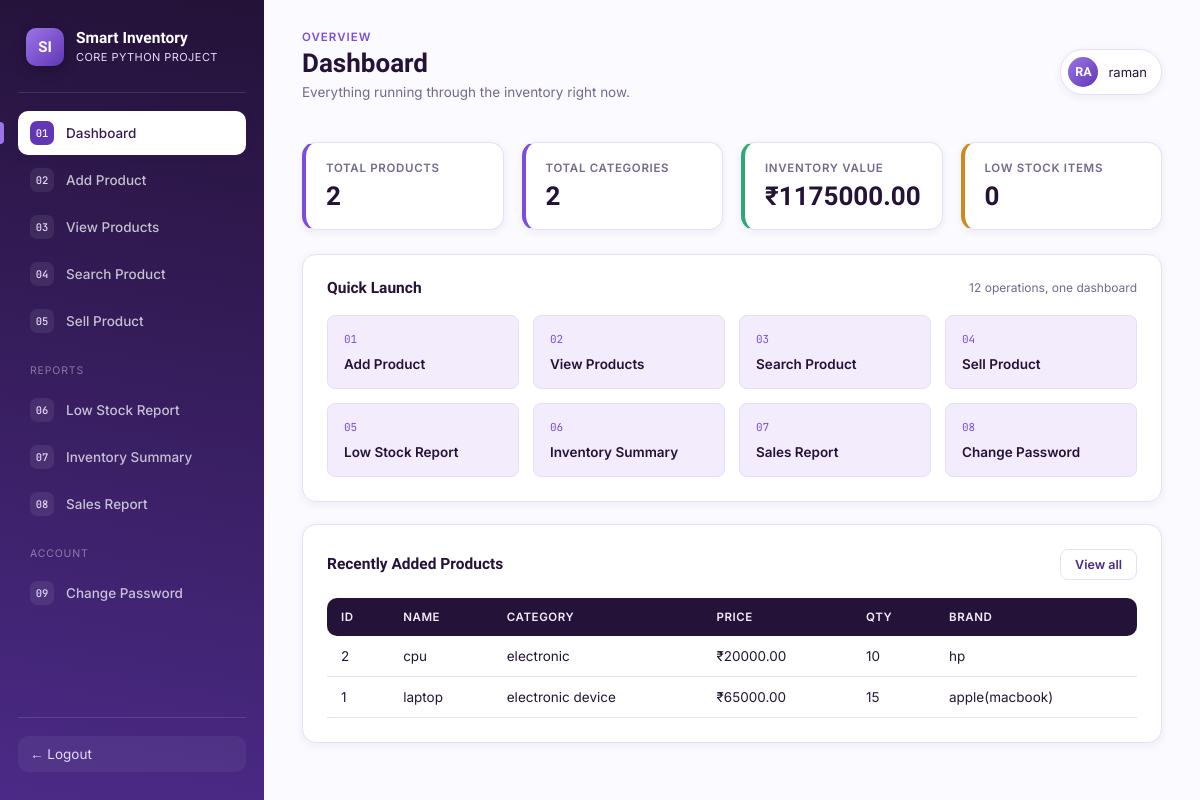
The app's page / (signed in), older data.
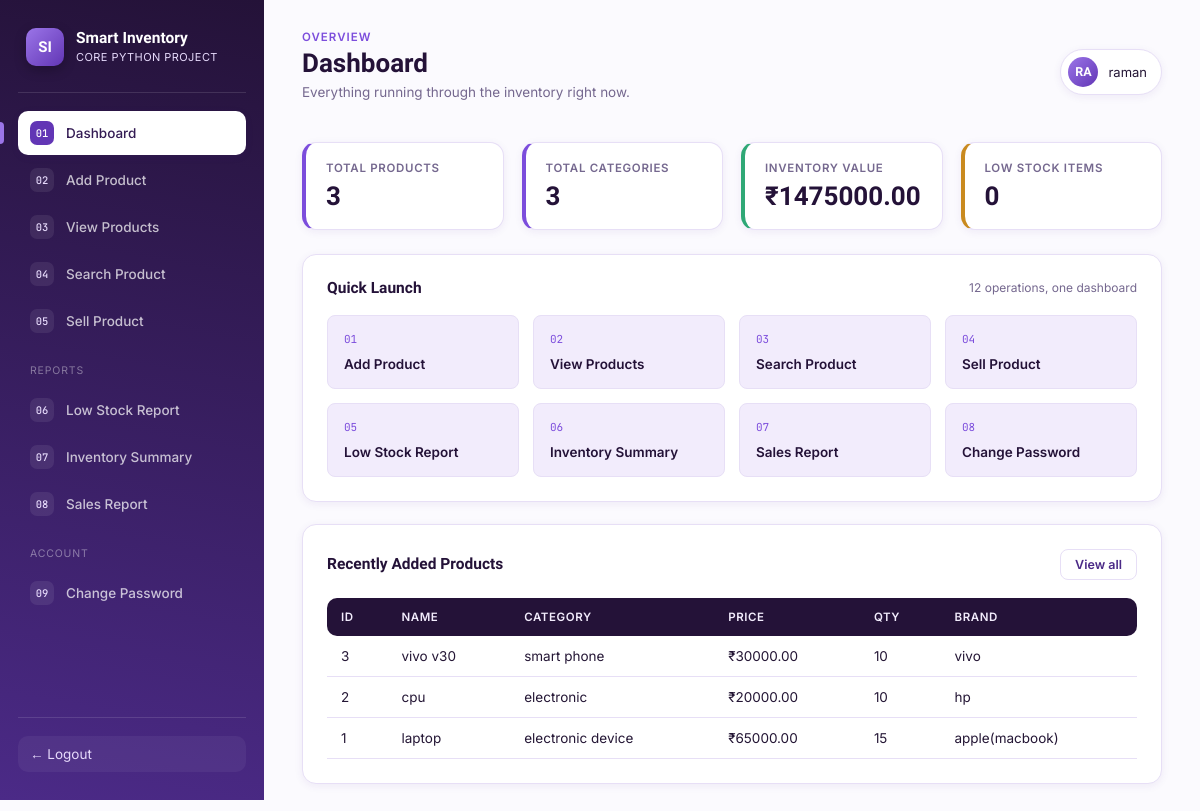
The same page, newer data.
### inventory/models.py (models this page shows, shortened)
class Product(models.Model):
    GST_CHOICES = [
        (0, "0%"),
        (5, "5%"),
        (12, "12%"),
        (18, "18%"),
        (28, "28%"),
    ]
    product_id = models.CharField(max_length=20, unique=True)
    name = models.CharField(max_length=120)
    category = models.CharField(max_length=80)
    brand = models.CharField(max_length=80, blank=True)
    purchase_price = models.DecimalField(max_digits=10, decimal_places=2)
    selling_price = models.DecimalField(max_digits=10, decimal_places=2)
    quantity = models.PositiveIntegerField(default=0)
    gst_slab = models.PositiveSmallIntegerField(choices=GST_CHOICES, default=18)
    low_stock_threshold = models.PositiveIntegerField(default=5)
    created_at = models.DateTimeField(auto_now_add=True)
    updated_at = models.DateTimeField(auto_now=True)
    class Meta:
        ordering = ["product_id"]
    @property
    def is_low_stock(self):
        return self.quantity < self.low_stock_threshold
    @property
    def stock_value(self):
        return self.selling_price * self.quantity

### inventory/views.py (the view)
# urls.py: path('', views.dashboard, name='dashboard'),
@login_required
def dashboard(request):
    products = Product.objects.all()
    context = {
        "total_products": products.count(),
        "total_categories": products.values("category").distinct().count(),
        "total_inventory_value": sum(p.stock_value for p in products),
        "low_stock_count": sum(1 for p in products if p.is_low_stock),
        "recent_products": products.order_by("-created_at")[:5],
    }
    return render(request, "dashboard.html", context)

### inventory/templates/dashboard.html (shortened to what this page needs)
{% extends "base.html" %}
{% block eyebrow %}<p class="page-eyebrow">Overview</p>{% endblock %}
{% block page_title %}Dashboard{% endblock %}
{% block page_subtitle %}<p class="page-subtitle">Everything running through the inventory right now.</p>{% endblock %}
{% block content %}
  <div class="stat-grid">
    <div class="stat-card">
      <div class="stat-label">Total Products</div>
      <div class="stat-number">{{ total_products|default:"0" }}</div>
    </div>
    <div class="stat-card">
      <div class="stat-label">Total Categories</div>
      <div class="stat-number">{{ total_categories|default:"0" }}</div>
    </div>
    <div class="stat-card good">
      <div class="stat-label">Inventory Value</div>
      <div class="stat-number">₹{{ total_inventory_value|default:"0" }}</div>
    </div>
    <div class="stat-card warn">
      <div class="stat-label">Low Stock Items</div>
      <div class="stat-number">{{ low_stock_count|default:"0" }}</div>
    </div>
  </div>
  <div class="card">
    <div class="card-header">
      <h3>Quick Launch</h3>
      <span class="text-muted" style="font-size:12px;">12 operations, one dashboard</span>
    </div>
    <div class="module-grid">
      <a href="{% url 'add_product' %}" class="module-tile">
        <span class="module-index">01</span>
        <span class="module-name">Add Product</span>
      </a>
      <a href="{% url 'view_products' %}" class="module-tile">
        <span class="module-index">02</span>
        <span class="module-name">View Products</span>
      </a>
      <a href="{% url 'search_product' %}" class="module-tile">
        <span class="module-index">03</span>
        <span class="module-name">Search Product</span>
      </a>
      <a href="{% url 'sell_product' %}" class="module-tile">
        <span class="module-index">04</span>
        <span class="module-name">Sell Product</span>
      </a>
      <a href="{% url 'low_stock_report' %}" class="module-tile">
        <span class="module-index">05</span>
        <span class="module-name">Low Stock Report</span>
      </a>
      <a href="{% url 'inventory_summary' %}" class="module-tile">
        <span class="module-index">06</span>
        <span class="module-name">Inventory Summary</span>
      </a>
      <a href="{% url 'sales_report' %}" class="module-tile">
        <span class="module-index">07</span>
        <span class="module-name">Sales Report</span>
      </a>
      <a href="{% url 'change_password' %}" class="module-tile">
        <span class="module-index">08</span>
        <span class="module-name">Change Password</span>
      </a>
    </div>
  </div>
  <div class="card">
    <div class="card-header">
      <h3>Recently Added Products</h3>
      <a href="{% url 'view_products' %}" class="btn btn-secondary" style="padding:7px 14px; font-size:12.5px;">View all</a>
    </div>
    <div class="table-wrap">
      <table class="data-table">
        <thead>
          <tr><th>ID</th><th>Name</th><th>Category</th><th>Price</th><th>Qty</th><th>Brand</th></tr>
        </thead>
        <tbody>
          {% for product in recent_products %}
          <tr>
            <td>{{ product.id }}</td>
            <td>{{ product.name }}</td>
            <td>{{ product.category }}</td>
            <td>₹{{ product.selling_price }}</td>
            <td>{{ product.quantity }}</td>
            <td>{{ product.brand }}</td>
          </tr>
          {% empty %}
          <tr><td colspan="6" class="text-muted" style="text-align:center; padding:24px;">No products added yet.</td></tr>
          {% endfor %}
        </tbody>
      </table>
    </div>
  </div>
{% endblock %}

Row changes from the older to the newer data that the page shows:
added Product: id "3", name "vivo v30", category "smart phone", selling_price "30000.00", quantity "10", brand "vivo"
Text that changed along with them:
{{ total_products|default:"0" }}: "2" → "3"
{{ total_categories|default:"0" }}: "2" → "3"
{{ total_inventory_value|default:"0" }}: "1175000.00" → "1475000.00"
